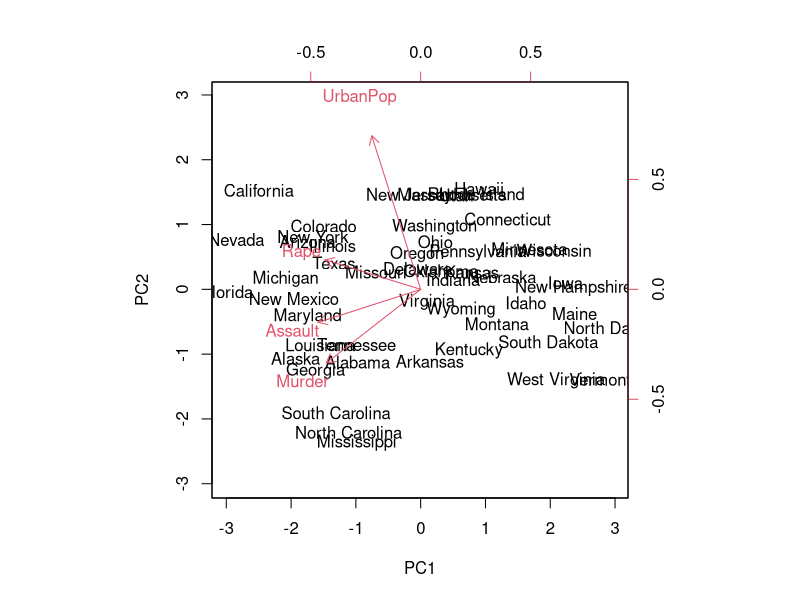
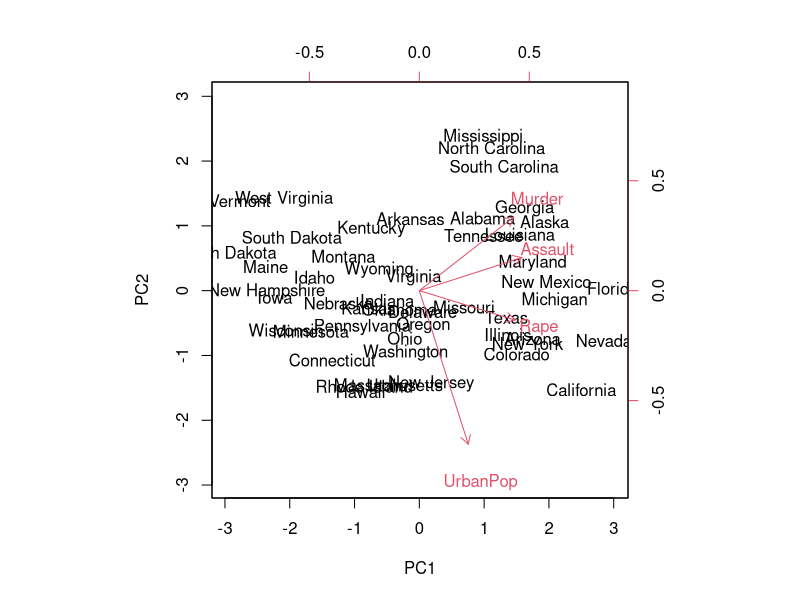
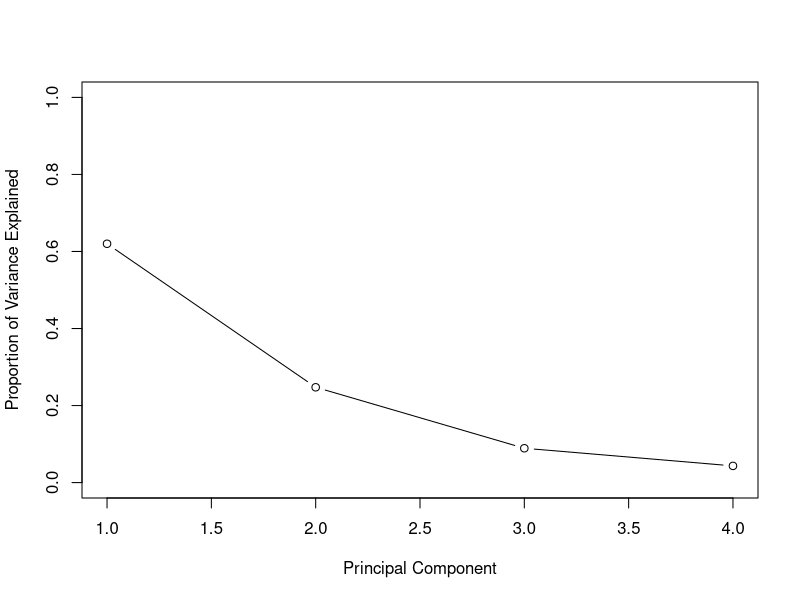
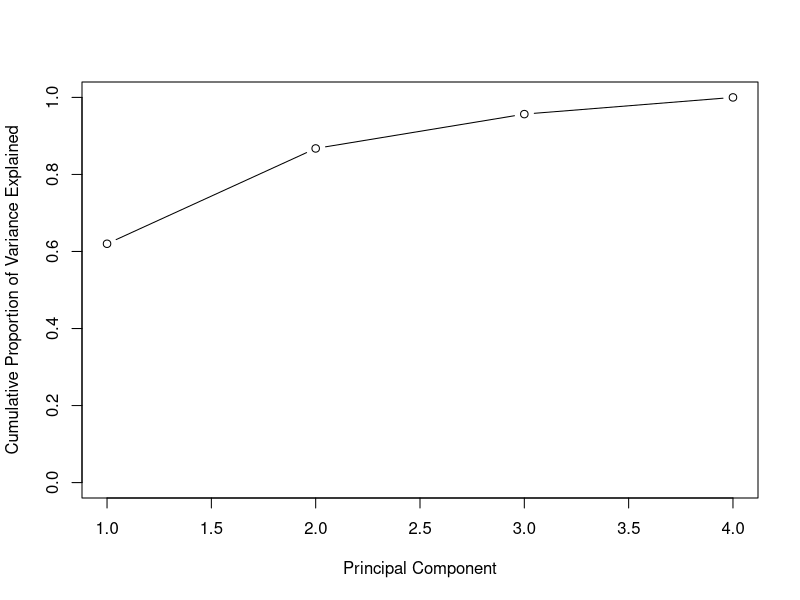

The R source for these figures, in order:
## ---- chunk 1
states=row.names(USArrests)
states
names(USArrests)
apply(USArrests, 2, mean)
apply(USArrests, 2, var)
pr.out=prcomp(USArrests, scale=TRUE)
names(pr.out)
pr.out$center
pr.out$scale
pr.out$rotation
dim(pr.out$x)
biplot(pr.out, scale=0)
pr.out$rotation=-pr.out$rotation
pr.out$x=-pr.out$x
biplot(pr.out, scale=0)
pr.out$sdev
pr.var=pr.out$sdev^2
pr.var
pve=pr.var/sum(pr.var)
pve
plot(pve, xlab="Principal Component", ylab="Proportion of Variance Explained", ylim=c(0,1),type='b')
plot(cumsum(pve), xlab="Principal Component", ylab="Cumulative Proportion of Variance Explained", ylim=c(0,1),type='b')
a=c(1,2,8,-3)
cumsum(a)
